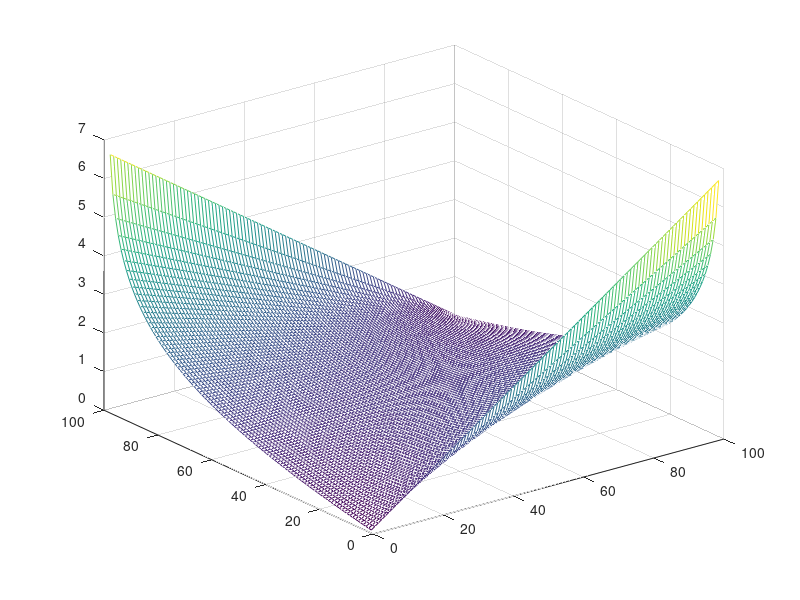

This figure's MATLAB source:
%
clear
clc
close all

%%
p=linspace(0,1,100);
q=linspace(0,1,100);

[X,Y] = meshgrid(p,q);

H=-(X.*log2(Y)+(1-X).*log2(1-Y));
mesh(H)